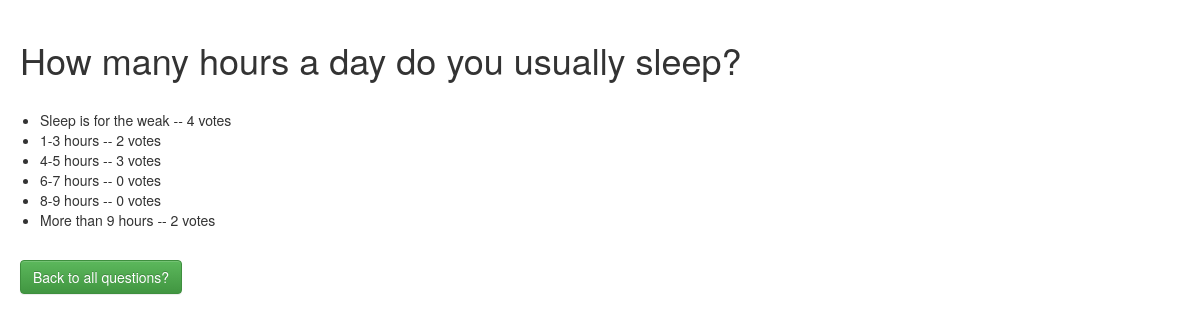
Page /polls/3/results/ (signed in) on the committed database.
### polls/models.py (models this page shows, shortened)
class Question(models.Model):
    question_text = models.CharField(max_length=200)
    pub_date = models.DateTimeField('date published')

class Choice(models.Model):
    question = models.ForeignKey(Question, on_delete=models.CASCADE)
    choice_text = models.CharField(max_length=200)
    votes = models.IntegerField(default=0)

### polls/views.py (the view)
# urls.py: url(r'^(?P<question_id>[0-9]+)/results/$', views.results, name='results'),
def results(request, question_id):
    username = auth.get_user(request).username
    if request.user.is_authenticated():
        question = get_object_or_404(Question, pk=question_id)
        return render(request, 'polls/results.html', {'question': question, 'username': username})
    else:
        return HttpResponseRedirect("/auth/logout")

### polls/templates/polls/results.html (shortened to what this page needs)
<head>
    <link rel="stylesheet" href="https://maxcdn.bootstrapcdn.com/bootstrap/3.3.4/css/bootstrap.min.css">
        <link rel="stylesheet" href="https://maxcdn.bootstrapcdn.com/bootstrap/3.3.4/css/bootstrap-theme.min.css">
</head>
<h1 style="padding: 20px;">{{ question.question_text }}</h1>
<ul>
{% for choice in question.choice_set.all %}
    <li>{{ choice.choice_text }} -- {{ choice.votes }} vote{{ choice.votes|pluralize }}</li>
{% endfor %}
</ul>
<ul style="padding: 20px;">
<a href="/polls" class="btn btn-success">Back to all questions? </a>

### rows in the picture
Question: question_text "How many hours a day do you usually sleep?"
Choice: choice_text "Sleep is for the weak", votes "4"
Choice: choice_text "1-3 hours", votes "2"
Choice: choice_text "4-5 hours", votes "3"
Choice: choice_text "6-7 hours", votes "0"
Choice: choice_text "8-9 hours", votes "0"
Choice: choice_text "More than 9 hours", votes "2"
